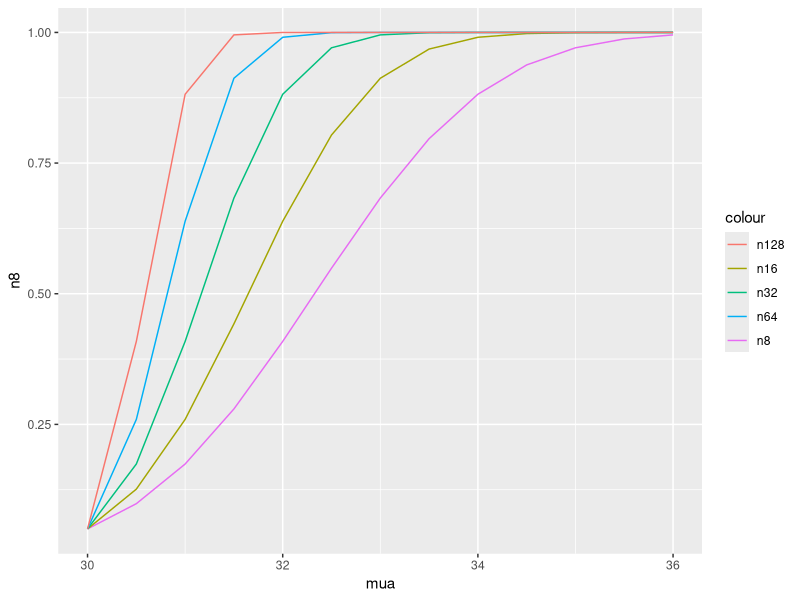

Source code (R):
library(purrr)
library(dplyr)
library(ggplot2)
# 


mu0 <- 30
mua <- 32
sigma <- 4
n <- 16

alpha <- 0.05
z <- qnorm(1-alpha)  # 1.64, the 0.95 quantile

# this is the null hypo, prob after 30+1.64*sigma/sqrt(n)
# also the alpha. note that this is the blue curve! 
pnorm(mu0 + z*sigma/sqrt(n), 
      mean = mu0, 
      sd = sigma/sqrt(n), 
      lower.tail = FALSE)


# probability of detecting mean equal or greater than 30

# these are the alternative hypo
# when mean_alt is 30, it's the same as null, hence power (area on the right)
# is the same as alpha (0.05)
# then as mean alt grows, the more right it shifts
# area on the right (power) grows too, not 0.05 anymore 
# when null and alt completely separate, power = 1
Mua <- seq(30, 36, by = 0.5)
N <- c(8, 16, 32, 64, 128)

map_dbl(Mua, ~ pnorm(mu0 + z*sigma/sqrt(n), 
                     mean = .x, 
                     sd = sigma/sqrt(n), 
                     lower.tail = FALSE))
res <- matrix(rep(0, 5*13), 13, 5)
for(i in 1:5){
  res[, i] <- map_dbl(Mua, ~ pnorm(mu0 + z*sigma/sqrt(N[i]), 
                       mean = .x, 
                       # note that the position of null is unchanged
                       # only the whole distribution of alt changes
                       sd = sigma/sqrt(N[i]), 
                       lower.tail = FALSE))
}
res <- data.frame(res)
colnames(res) <- c('n8', 'n16', 'n32', 'n64', 'n128')

res <- res %>% mutate(mua = Mua)
ggplot(res, aes(x = mua)) +
  geom_line(aes(y = n8, color = 'n8')) + 
  geom_line(aes(y = n16, color = 'n16')) + 
  geom_line(aes(y = n32, color = 'n32')) + 
  geom_line(aes(y = n64, color = 'n64')) + 
  geom_line(aes(y = n128, color = 'n128')) 

